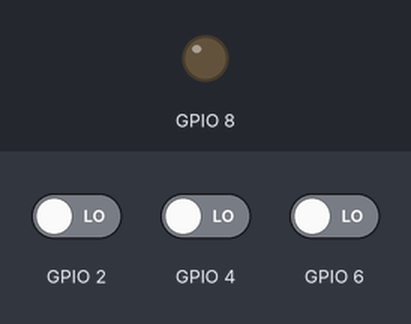
Bench run of a program on a simulated ESP32-S3. Shown: output pins drawn as LEDs (lit = HIGH). The test bench sets the inputs (shaded band); at power-on: GPIO 2 LOW, GPIO 4 LOW, GPIO 6 LOW. WiFi joins after 1.5 s; servers stay silent unless stated.

Above: at 2.7 s.
2.8 s: GPIO 2 driven HIGH and GPIO 4 driven HIGH
At 4.0 s:
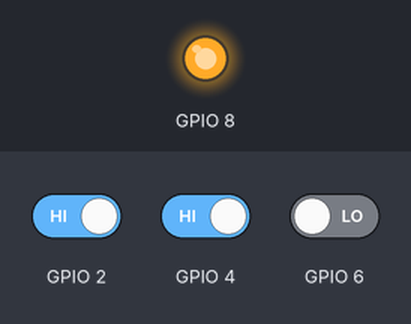
4.3 s: GPIO 2 driven LOW
At 5.3 s:
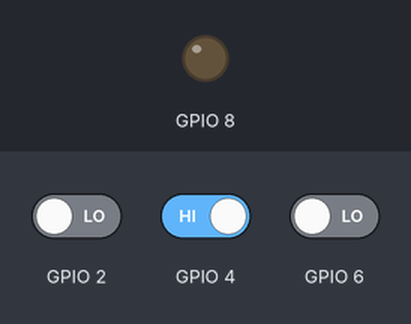
5.8 s: GPIO 2 driven HIGH
At 6.2 s:
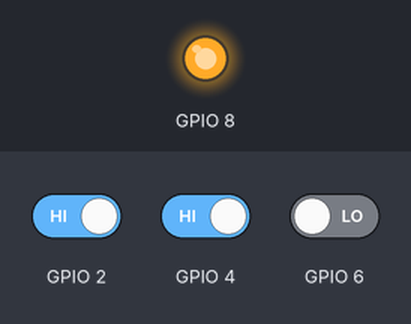
Timing chart, 0 to 8.8 s (numbered marks = the images above; inputs shaded):
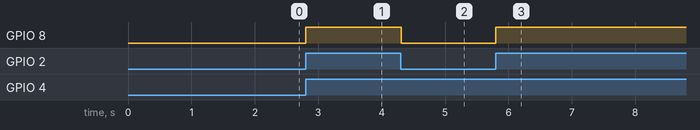

Measured:
- after the input at 2.8 s, GPIO 8: LOW → HIGH at once
- after the input at 4.3 s, GPIO 8: HIGH → LOW at once
- after the input at 5.8 s, GPIO 8: LOW → HIGH at once

The program:

main.cpp
```cpp
//----------------------Skeleton Code--------------------//
#include <WiFi.h>
#include <WiFiUdp.h>
#include <ArduinoOTA.h>

//    Can be client or even host   //
#ifndef STASSID
#define STASSID "srikanth"  // Replace with your network credentials
#define STAPSK  "srikanth123"
#endif

const char* ssid = STASSID;
const char* password = STAPSK;
int X,Y,Z,D;

void OTAsetup() {
  WiFi.mode(WIFI_STA);
  WiFi.begin(ssid, password);
  while (WiFi.waitForConnectResult() != WL_CONNECTED) {
    delay(5000);
    ESP.restart();
  }
  ArduinoOTA.begin();
}

void OTAloop() {
  ArduinoOTA.handle();
}

//-------------------------------------------------------//

void setup(){
  OTAsetup();

  //-------------------//
  // Custom setup code //
  //-------------------//
  pinMode(2, INPUT);
  pinMode(4, INPUT);
  pinMode(6, INPUT);
  pinMode(8, OUTPUT);
}

void loop() {
  OTAloop();
  delay(10);  // If no custom loop code ensure to have a delay in loop
  //-------------------//
  // Custom loop code  //
  //-------------------//
  X=digitalRead(2);
  Y=digitalRead(4);
  Z=digitalRead(6);
  D=((X&&Y)||(Y&&Z));
  digitalWrite(8, D);
}
```
